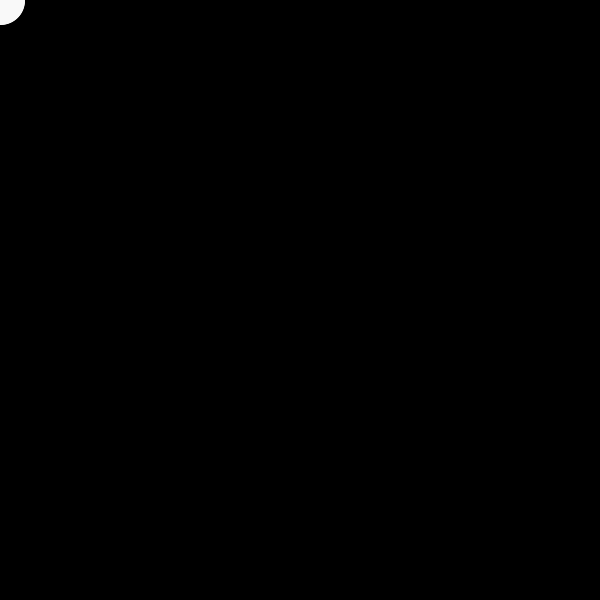
Frame 1 (no input)
Frame 60 (the mouse pressed at the canvas centre just before this capture): identical to frame 1, image omitted
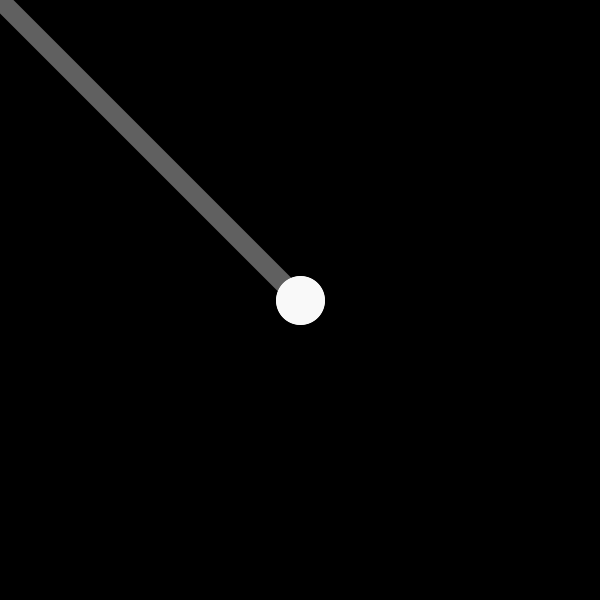
Frame 120 (the mouse held since frame 60 and released just before this capture)

The Processing sketch that drew these frames (run headless with seeded random() and noise(); from frame 60 on, the mouse is pressed at the canvas centre):

// Processing sketch: processing_156957
// ── processing_156957.pde

float[] xpos = new float[100];
float[] ypos = new float[100];

void setup() {
  size(600,600);   
  for ( int i = 0 ; i < xpos.length; i++ ) {
    xpos[i] = 0; 
    ypos[i] = 0; 
  } 
  

}

void draw() {
 background(0); 
 
 
//   for (int i = 0; i < width; i++ ) {
//   float r = map(i, 0, width, 100, 255);
//   float g = map(i, 0, width, 200, 150); 
//   stroke(r,g,100); 
//   line(i, 0, i, height);
// } 
 
 
  xpos[xpos.length - 1] = mouseX;
  ypos[ypos.length - 1] = mouseY; 
  
  for ( int i = 0 ; i < xpos.length-1; i++ ) {
    xpos[i] = xpos[i+1];
    ypos[i] = ypos[i+1];
  } 
  noCursor();
  noStroke(); 
  for (int i = 0 ; i < xpos.length - 1; i++ ) {
    float b = map(i, 0, xpos.length, 0, 255);
    float sz = map(i, 0, xpos.length, 0, 50); 
    //fill(b); 
    //ellipse(xpos[i], ypos[i], sz, sz); 
    stroke(b);  
    strokeWeight(sz); 
    line(xpos[i], ypos[i], xpos[i+1], ypos[i+1]); 
  } 
  
  //ellipse(mouseX, mouseY, 25, 25); 
    
} 
